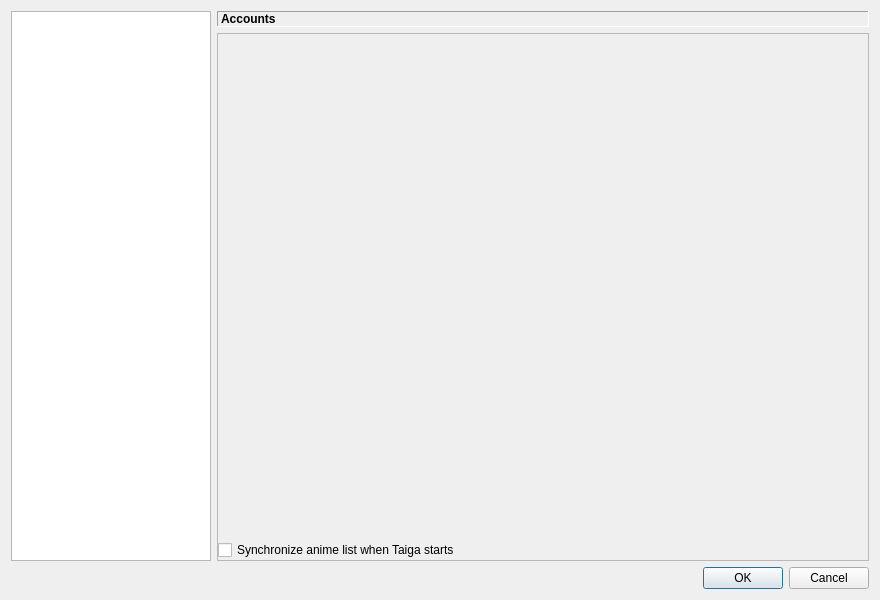
<?xml version="1.0" encoding="UTF-8"?>
<ui version="4.0">
 <class>SettingsDialog</class>
 <widget class="QDialog" name="SettingsDialog">
  <property name="geometry">
   <rect>
    <x>0</x>
    <y>0</y>
    <width>880</width>
    <height>600</height>
   </rect>
  </property>
  <property name="windowTitle">
   <string>Settings</string>
  </property>
  <layout class="QVBoxLayout" name="verticalLayout">
   <item>
    <layout class="QHBoxLayout" name="horizontalLayout">
     <item>
      <widget class="QTreeWidget" name="treeWidget">
       <property name="sizePolicy">
        <sizepolicy hsizetype="Fixed" vsizetype="Expanding">
         <horstretch>0</horstretch>
         <verstretch>0</verstretch>
        </sizepolicy>
       </property>
       <property name="maximumSize">
        <size>
         <width>200</width>
         <height>16777215</height>
        </size>
       </property>
       <property name="rootIsDecorated">
        <bool>true</bool>
       </property>
       <property name="uniformRowHeights">
        <bool>true</bool>
       </property>
       <property name="itemsExpandable">
        <bool>true</bool>
       </property>
       <attribute name="headerVisible">
        <bool>false</bool>
       </attribute>
       <column>
        <property name="text">
         <string>Section</string>
        </property>
       </column>
      </widget>
     </item>
     <item>
      <layout class="QVBoxLayout" name="verticalLayout_2">
       <item>
        <widget class="QLabel" name="titleLabel">
         <property name="font">
          <font>
           <bold>true</bold>
          </font>
         </property>
         <property name="frameShape">
          <enum>QFrame::Panel</enum>
         </property>
         <property name="frameShadow">
          <enum>QFrame::Sunken</enum>
         </property>
         <property name="text">
          <string>Accounts</string>
         </property>
         <property name="margin">
          <number>4</number>
         </property>
        </widget>
       </item>
       <item>
        <widget class="QStackedWidget" name="stackedWidget">
         <property name="frameShape">
          <enum>QFrame::StyledPanel</enum>
         </property>
         <property name="frameShadow">
          <enum>QFrame::Plain</enum>
         </property>
         <property name="currentIndex">
          <number>0</number>
         </property>
         <widget class="QWidget" name="accountsPage">
          <layout class="QVBoxLayout" name="verticalLayout_3">
           <property name="leftMargin">
            <number>0</number>
           </property>
           <property name="rightMargin">
            <number>0</number>
           </property>
           <property name="bottomMargin">
            <number>0</number>
           </property>
           <item>
            <widget class="QLabel" name="accountsInfoLabel">
             <property name="text">
              <string/>
             </property>
             <property name="alignment">
              <set>Qt::AlignTop|Qt::AlignLeft</set>
             </property>
             <property name="wordWrap">
              <bool>true</bool>
             </property>
            </widget>
           </item>
           <item>
            <widget class="QCheckBox" name="checkSyncOnStart">
             <property name="text">
              <string>Synchronize anime list when Taiga starts</string>
             </property>
            </widget>
           </item>
          </layout>
         </widget>
         <widget class="QWidget" name="applicationPage">
          <layout class="QVBoxLayout" name="verticalLayout_app">
           <property name="leftMargin">
            <number>0</number>
           </property>
           <property name="rightMargin">
            <number>0</number>
           </property>
           <item>
            <widget class="QGroupBox" name="groupStartup">
             <property name="title">
              <string>Startup</string>
             </property>
             <layout class="QVBoxLayout" name="verticalLayout_startup">
              <item>
               <widget class="QCheckBox" name="checkUpdatesOnStartup">
                <property name="text">
                 <string>Check for updates when Taiga starts</string>
                </property>
                <property name="checked">
                 <bool>true</bool>
                </property>
               </widget>
              </item>
              <item>
               <widget class="QCheckBox" name="checkScanLibraryOnStartup">
                <property name="text">
                 <string>Scan library folders when Taiga starts (recognition only)</string>
                </property>
               </widget>
              </item>
             </layout>
            </widget>
           </item>
           <item>
            <widget class="QGroupBox" name="groupAppearance">
             <property name="title">
              <string>Appearance</string>
             </property>
             <layout class="QFormLayout" name="formLayout_appearance">
              <item row="0" column="0">
               <widget class="QLabel" name="labelColorScheme">
                <property name="text">
                 <string>Application theme:</string>
                </property>
               </widget>
              </item>
              <item row="0" column="1">
               <widget class="QComboBox" name="comboColorScheme"/>
              </item>
             </layout>
            </widget>
           </item>
           <item>
            <widget class="QGroupBox" name="groupMediaRecognition">
             <property name="title">
              <string>Media recognition</string>
             </property>
             <layout class="QVBoxLayout" name="verticalLayout_recognition">
              <item>
               <widget class="QCheckBox" name="checkMediaDetection">
                <property name="text">
                 <string>Detect media players</string>
                </property>
                <property name="checked">
                 <bool>true</bool>
                </property>
               </widget>
              </item>
              <item>
               <layout class="QHBoxLayout" name="horizontalLayout_detection">
                <item>
                 <widget class="QLabel" name="labelDetectionInterval">
                  <property name="text">
                   <string>Poll interval (seconds):</string>
                  </property>
                 </widget>
                </item>
                <item>
                 <widget class="QSpinBox" name="spinDetectionInterval">
                  <property name="minimum">
                   <number>1</number>
                  </property>
                  <property name="maximum">
                   <number>120</number>
                  </property>
                  <property name="value">
                   <number>3</number>
                  </property>
                 </widget>
                </item>
                <item>
                 <spacer name="horizontalSpacer_detection">
                  <property name="orientation">
                   <enum>Qt::Horizontal</enum>
                  </property>
                  <property name="sizeHint" stdset="0">
                   <size>
                    <width>40</width>
                    <height>20</height>
                   </size>
                  </property>
                 </spacer>
                </item>
               </layout>
              </item>
              <item>
               <widget class="QLabel" name="labelRecognitionHint">
                <property name="text">
                 <string>Player polling runs on Windows only in this build. The menu toggle View → Enable detection uses the same setting.</string>
                </property>
                <property name="wordWrap">
                 <bool>true</bool>
                </property>
               </widget>
              </item>
             </layout>
            </widget>
           </item>
           <item>
            <widget class="QGroupBox" name="groupProxy">
             <property name="title">
              <string>HTTP proxy</string>
             </property>
             <layout class="QFormLayout" name="formLayout_proxy">
              <item row="0" column="0">
               <widget class="QLabel" name="labelProxyHost">
                <property name="text">
                 <string>Host (optional port :8080)</string>
                </property>
               </widget>
              </item>
              <item row="0" column="1">
               <widget class="QLineEdit" name="lineProxyHost"/>
              </item>
              <item row="1" column="0">
               <widget class="QLabel" name="labelProxyUser">
                <property name="text">
                 <string>Username</string>
                </property>
               </widget>
              </item>
              <item row="1" column="1">
               <widget class="QLineEdit" name="lineProxyUsername"/>
              </item>
              <item row="2" column="0">
               <widget class="QLabel" name="labelProxyPass">
                <property name="text">
                 <string>Password</string>
                </property>
               </widget>
              </item>
              <item row="2" column="1">
               <widget class="QLineEdit" name="lineProxyPassword">
                <property name="echoMode">
                 <enum>QLineEdit::Password</enum>
                </property>
               </widget>
              </item>
             </layout>
            </widget>
           </item>
           <item>
            <widget class="QGroupBox" name="groupSync">
             <property name="title">
              <string>Synchronization</string>
             </property>
             <layout class="QVBoxLayout" name="verticalLayout_sync">
              <item>
               <widget class="QCheckBox" name="checkSyncOnFocus">
                <property name="text">
                 <string>Synchronize list when returning to Taiga after being away</string>
                </property>
               </widget>
              </item>
              <item>
               <layout class="QHBoxLayout" name="horizontalLayout_focusMin">
                <item>
                 <widget class="QLabel" name="labelFocusMinutes">
                  <property name="text">
                   <string>Minimum idle time (minutes):</string>
                  </property>
                 </widget>
                </item>
                <item>
                 <widget class="QSpinBox" name="spinFocusMinutes">
                  <property name="minimum">
                   <number>1</number>
                  </property>
                  <property name="maximum">
                   <number>1440</number>
                  </property>
                  <property name="value">
                   <number>15</number>
                  </property>
                 </widget>
                </item>
                <item>
                 <spacer name="horizontalSpacer_focus">
                  <property name="orientation">
                   <enum>Qt::Horizontal</enum>
                  </property>
                  <property name="sizeHint" stdset="0">
                   <size>
                    <width>40</width>
                    <height>20</height>
                   </size>
                  </property>
                 </spacer>
                </item>
               </layout>
              </item>
             </layout>
            </widget>
           </item>
           <item>
            <spacer name="verticalSpacer_app">
             <property name="orientation">
              <enum>Qt::Vertical</enum>
             </property>
             <property name="sizeHint" stdset="0">
              <size>
               <width>20</width>
               <height>40</height>
              </size>
             </property>
            </spacer>
           </item>
          </layout>
         </widget>
         <widget class="QWidget" name="libraryPage">
          <layout class="QVBoxLayout" name="verticalLayout_library">
           <property name="leftMargin">
            <number>0</number>
           </property>
           <property name="rightMargin">
            <number>0</number>
           </property>
           <item>
            <widget class="QLabel" name="libraryHelpLabel">
             <property name="text">
              <string>Taiga searches these folders for video files, then tries to recognize and match them to titles on your list. The same paths are used by the Library page in the sidebar.</string>
             </property>
             <property name="alignment">
              <set>Qt::AlignTop|Qt::AlignLeft</set>
             </property>
             <property name="wordWrap">
              <bool>true</bool>
             </property>
            </widget>
           </item>
           <item>
            <widget class="QListWidget" name="libraryFolderList"/>
           </item>
           <item>
            <layout class="QHBoxLayout" name="horizontalLayout_libFolders">
             <item>
              <widget class="QPushButton" name="buttonAddLibraryFolder">
               <property name="text">
                <string>Add folder…</string>
               </property>
              </widget>
             </item>
             <item>
              <widget class="QPushButton" name="buttonRemoveLibraryFolder">
               <property name="text">
                <string>Remove</string>
               </property>
              </widget>
             </item>
             <item>
              <spacer name="horizontalSpacer_lib">
               <property name="orientation">
                <enum>Qt::Horizontal</enum>
               </property>
               <property name="sizeHint" stdset="0">
                <size>
                 <width>40</width>
                 <height>20</height>
                </size>
               </property>
              </spacer>
             </item>
            </layout>
           </item>
           <item>
            <widget class="QPushButton" name="buttonScanLibraryNow">
             <property name="text">
              <string>Scan library now…</string>
             </property>
            </widget>
           </item>
           <item>
            <widget class="QLabel" name="libraryStartupHintLabel">
             <property name="text">
              <string>Tip: You can also enable “Scan library folders when Taiga starts” on the Application page.</string>
             </property>
             <property name="alignment">
              <set>Qt::AlignTop|Qt::AlignLeft</set>
             </property>
             <property name="wordWrap">
              <bool>true</bool>
             </property>
            </widget>
           </item>
           <item>
            <spacer name="verticalSpacer_library">
             <property name="orientation">
              <enum>Qt::Vertical</enum>
             </property>
             <property name="sizeHint" stdset="0">
              <size>
               <width>20</width>
               <height>40</height>
              </size>
             </property>
            </spacer>
           </item>
          </layout>
         </widget>
         <widget class="QWidget" name="animeListPage">
          <layout class="QVBoxLayout" name="verticalLayout_animeList">
           <property name="leftMargin">
            <number>0</number>
           </property>
           <property name="rightMargin">
            <number>0</number>
           </property>
           <item>
            <widget class="QLabel" name="animeListHelpLabel">
             <property name="text">
              <string>Choose which site Taiga uses for your anime list, search, and synchronization. Account credentials are on the Accounts page. Switching sites does not merge list data—use export or sync on each site as needed.</string>
             </property>
             <property name="alignment">
              <set>Qt::AlignTop|Qt::AlignLeft</set>
             </property>
             <property name="wordWrap">
              <bool>true</bool>
             </property>
            </widget>
           </item>
           <item>
            <widget class="QGroupBox" name="groupListService">
             <property name="title">
              <string>List site</string>
             </property>
             <layout class="QFormLayout" name="formLayout_listService">
              <item row="0" column="0">
               <widget class="QLabel" name="labelListService">
                <property name="text">
                 <string>Active service:</string>
                </property>
               </widget>
              </item>
              <item row="0" column="1">
               <widget class="QComboBox" name="comboListService"/>
              </item>
             </layout>
            </widget>
           </item>
           <item>
            <widget class="QGroupBox" name="groupListUpdates">
             <property name="title">
              <string>Updates</string>
             </property>
             <layout class="QVBoxLayout" name="verticalLayout_listUpdates">
              <item>
               <widget class="QCheckBox" name="checkListUpdatesEnabled">
                <property name="text">
                 <string>Allow downloading and uploading list changes (same as View → Enable synchronization)</string>
                </property>
                <property name="checked">
                 <bool>true</bool>
                </property>
               </widget>
              </item>
             </layout>
            </widget>
           </item>
           <item>
            <spacer name="verticalSpacer_animeList">
             <property name="orientation">
              <enum>Qt::Vertical</enum>
             </property>
             <property name="sizeHint" stdset="0">
              <size>
               <width>20</width>
               <height>40</height>
              </size>
             </property>
            </spacer>
           </item>
          </layout>
         </widget>
         <widget class="QWidget" name="placeholderPage">
          <layout class="QVBoxLayout" name="verticalLayout_ph">
           <item>
            <widget class="QLabel" name="placeholderLabel">
             <property name="text">
              <string>This section is not available in the Qt 6 build yet.</string>
             </property>
             <property name="alignment">
              <set>Qt::AlignTop|Qt::AlignLeft</set>
             </property>
             <property name="wordWrap">
              <bool>true</bool>
             </property>
            </widget>
           </item>
          </layout>
         </widget>
        </widget>
       </item>
      </layout>
     </item>
    </layout>
   </item>
   <item>
    <widget class="QDialogButtonBox" name="buttonBox">
     <property name="orientation">
      <enum>Qt::Horizontal</enum>
     </property>
     <property name="standardButtons">
      <set>QDialogButtonBox::Cancel|QDialogButtonBox::Ok</set>
     </property>
    </widget>
   </item>
  </layout>
 </widget>
 <resources/>
 <connections>
  <connection>
   <sender>buttonBox</sender>
   <signal>accepted()</signal>
   <receiver>SettingsDialog</receiver>
   <slot>accept()</slot>
   <hints>
    <hint type="sourcelabel">
     <x>248</x>
     <y>254</y>
    </hint>
    <hint type="destinationlabel">
     <x>157</x>
     <y>274</y>
    </hint>
   </hints>
  </connection>
  <connection>
   <sender>buttonBox</sender>
   <signal>rejected()</signal>
   <receiver>SettingsDialog</receiver>
   <slot>reject()</slot>
   <hints>
    <hint type="sourcelabel">
     <x>316</x>
     <y>260</y>
    </hint>
    <hint type="destinationlabel">
     <x>286</x>
     <y>274</y>
    </hint>
   </hints>
  </connection>
 </connections>
</ui>
